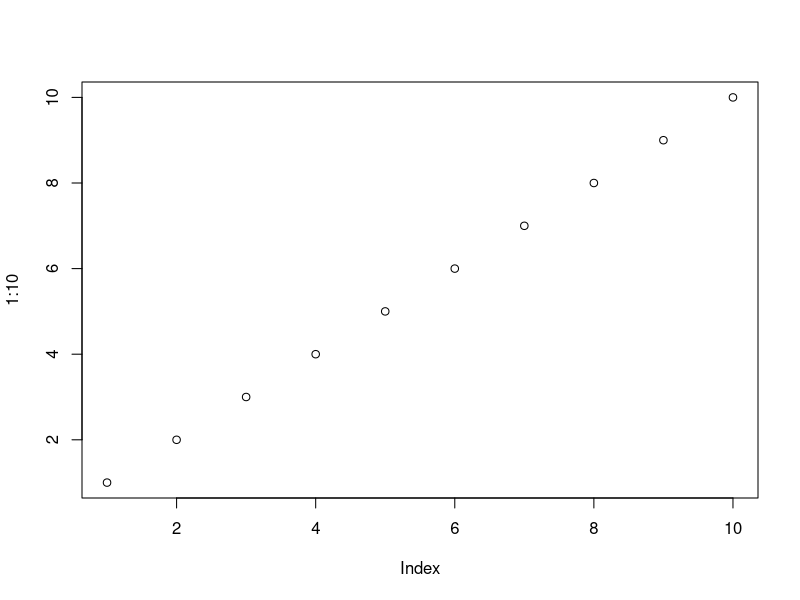
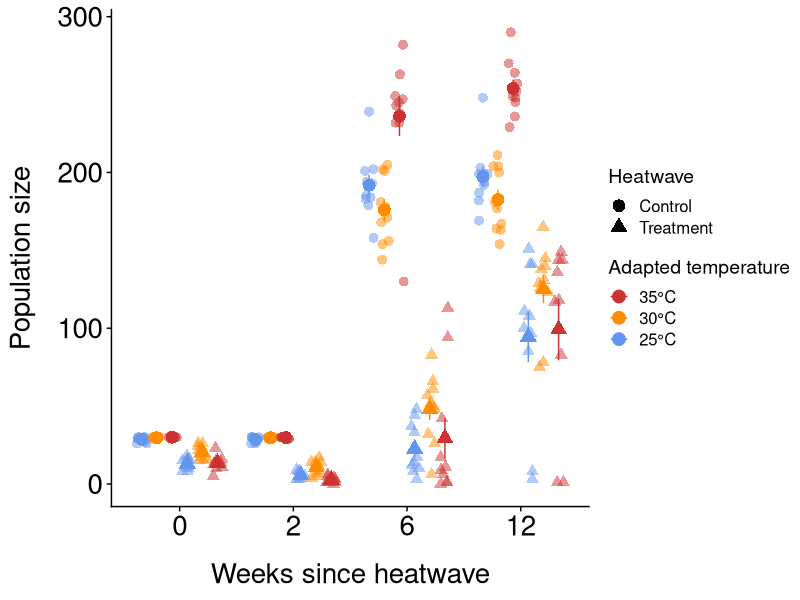
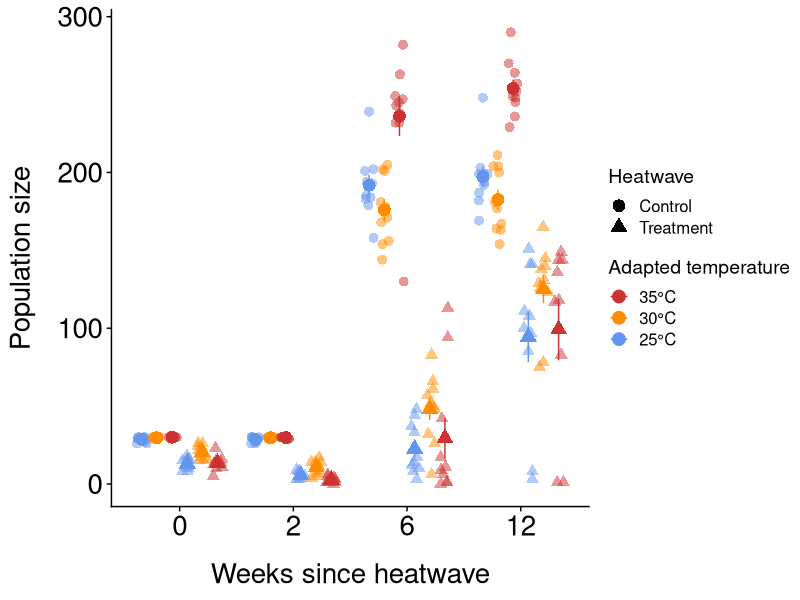
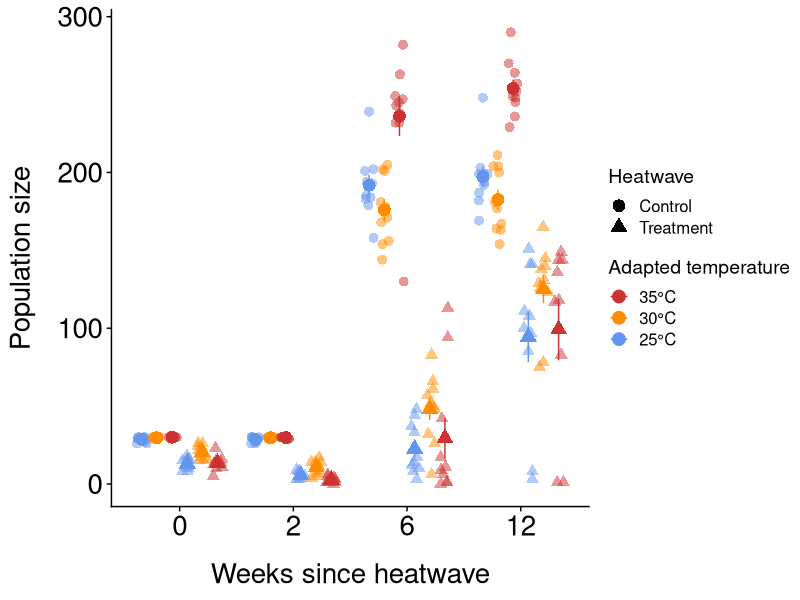

R code for these plots, in order:

#load the packages that I need for this code
library(ggplot2)
library(tidyverse)
library(cowplot)
library(ggpubr)
library(dplyr)

#Tess's ggplot theme
theme_tess <- function () { 
  theme_cowplot()+ #cowplot is an existing nice looking plot type thing
    theme(axis.title.y = element_text(margin = margin(t = 0, r = 15, b = 0, l = 0)))+
    theme(axis.title.x = element_text(margin = margin(t = 15, r = 0, b = 0, l = 0)))+
    theme(axis.text.x=element_text(size=20))+
    theme(axis.text.y=element_text(size=20))+
    theme(axis.title.x=element_text(size=20))+
    theme(axis.title.y=element_text(size=20))+
    theme(plot.title = element_text(hjust = 0.5,size=20))+
    theme(axis.title.y=element_text(size=20))
}

#get data in
data <-read.csv("./data/heatwavepopulationwk12.csv",stringsAsFactors = FALSE,
                strip.white = TRUE, na.strings = c("NA",""))
 
#### MAIN PLOT

#make heatwave and adpated_temp factors
  data$heatwave <- factor(data$heatwave, levels = c(0, 1))
  
  data$adapted_temp<-as.factor(data$adapted_temp) #make adapted temp into a factor so we can color code by it in the plot
  
 
 # controls <- data %>%
 #   filter(heatwave == "0", weeks_since_heatwave %in% c("0", "2", "6", "12"))
  
  #calculate summary stats
  summary_data <- data %>%
    group_by(adapted_temp, heatwave, weeks_since_heatwave) %>%
    summarise(mean = mean(alive),
              n=n(),
              sd = sd(alive),
              se = sd / sqrt(n))
  
  summary_data$heatwave <- factor(summary_data$heatwave, levels = c(0, 1))
  summary_data$group_id <- interaction(summary_data$adapted_temp, summary_data$heatwave)
  data$group_id <- interaction(data$adapted_temp, data$heatwave)
  
  # Convert weeks_since_heatwave to a factor with levels
  data$weeks_since_heatwave <- factor(data$weeks_since_heatwave, 
                                      levels = c( "0", "pad2", "2", "pad3", "6", "pad6", "12"))
  
  summary_data$weeks_since_heatwave <- factor(summary_data$weeks_since_heatwave, 
                                              levels = c( "0", "pad2", "2", "pad3", "6", "pad6", "12"))
  
  #create plot
  p <- ggplot(summary_data, aes(x = weeks_since_heatwave, y = mean, color = adapted_temp, shape = heatwave, group = group_id)) +
    geom_point(size = 4, position = position_dodge(width = 0.8)) +
    scale_x_discrete(expand = c(0.9, 2)) +
    
    #jitter points 
    geom_jitter(data = data,
                aes(x = weeks_since_heatwave, y = alive, color = adapted_temp, shape = heatwave, group = group_id),
                position = position_jitterdodge(jitter.width = 0.3, dodge.width = 0.8), 
                size = 3, alpha = 0.5) +
    
    #add error bars
    geom_errorbar(aes(ymin = mean - se, ymax = mean + se),
                  position = position_dodge(width = 0.8),
                  width = 0) +
    
    #assign shapes to heatwave
    scale_shape_manual(values = c("0" = 16, "1" = 17),  
                       name = "Heatwave",
                       labels = c("0" = "Control", "1" = "Treatment")) +
    
    #assign colours to adapted_temp
    scale_color_manual(values = c("cornflowerblue", "darkorange", "brown3"),
                       name = "Adapted temperature",
                       labels = c("25°C", "30°C", "35°C"),
                       breaks = c("25", "30", "35"),
                       guide = guide_legend(reverse = TRUE)) +
    
    #add x- and y-axis labels
    xlab("Weeks since heatwave") +
    ylab("Population size") +
    scale_x_discrete (breaks = c("0", "2", "6", "12"), labels = c("0", "2", "6", "12")) +
    theme_tess()
  
  quartz()         # Opens a new plotting window
  plot(1:10)       # Your plot appears in that window
  print(p) #this opens the plot in a new window
  
  windows();p #enables plot to open on a PC

#saves the plot
ggsave(file="Figures/Taresapopsizefigure.pdf", p, width = 22, height = 22, units = "cm") #close the file before you save


#### ANOVAs

#TWO-way ANOVAs
  #Week 0
 week0data <- data %>%
  filter(weeks_since_heatwave == "0")
  
 week0anova <- aov(alive ~ adapted_temp * heatwave, data = week0data)
  
 summary(week0anova)

  #Week 2
 week2data <- data %>%
    filter(weeks_since_heatwave == "2")
  
 week2anova <- aov(alive ~ adapted_temp * heatwave, data = week2data)
  
 summary(week2anova)
  
  #Week 6
 week6data <- data %>%
    filter(weeks_since_heatwave == "6")
  
 week6anova <- aov(alive ~ adapted_temp * heatwave, data = week6data)
  
 summary(week6anova)
  
   #Week 12
 week12data <- data %>%
    filter(weeks_since_heatwave == "0")
  
 week12anova <- aov(alive ~ adapted_temp * heatwave, data = week12data)
  
 summary(week12anova)

#ONE-way ANOVAs - only treatment data 
  
  #Week 0
 t_week0data <- data %>%
    filter(weeks_since_heatwave == "0",
          heatwave == "1")
 
 t_week0anova <- aov(alive ~ adapted_temp, data = t_week0data)

 summary(t_week0anova)
 
  #Week 2
 t_week2data <- data %>%
   filter(weeks_since_heatwave == "2",
          heatwave == "0")
 
 t_week2anova <- aov(alive ~ adapted_temp, data = t_week2data)
 
 summary(t_week2anova)
 
  #Week 6
 t_week6data <- data %>%
   filter(weeks_since_heatwave == "6",
          heatwave == "0")
 
 t_week6anova <- aov(alive ~ adapted_temp, data = t_week6data)
 
 summary(t_week6anova)
 
  #Week 12
 t_week12data <- data %>%
   filter(weeks_since_heatwave == "12",
          heatwave == "0")
 
 t_week12anova <- aov(alive ~ adapted_temp, data = t_week12data)

  summary(t_week12anova)
 
  
